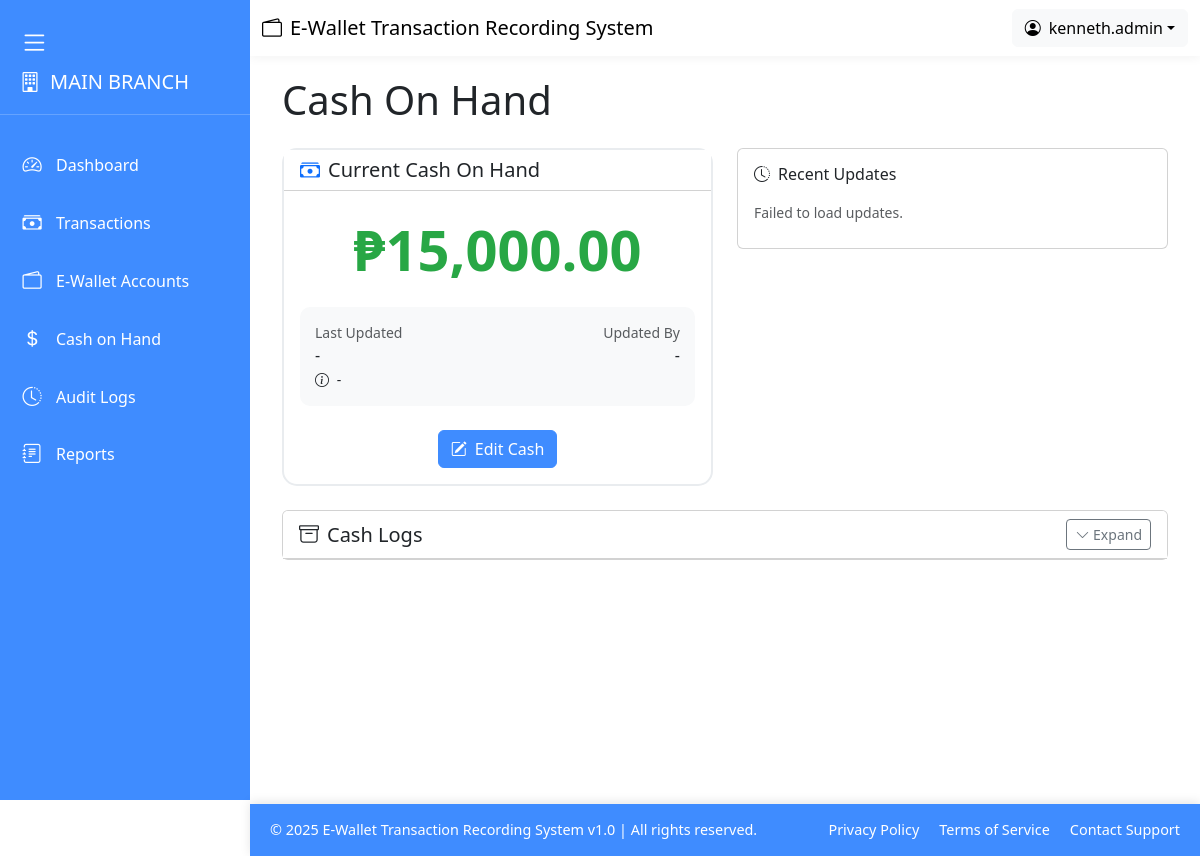
/public/cash_on_hand.php (signed in), run on an earlier commit of the app's database.
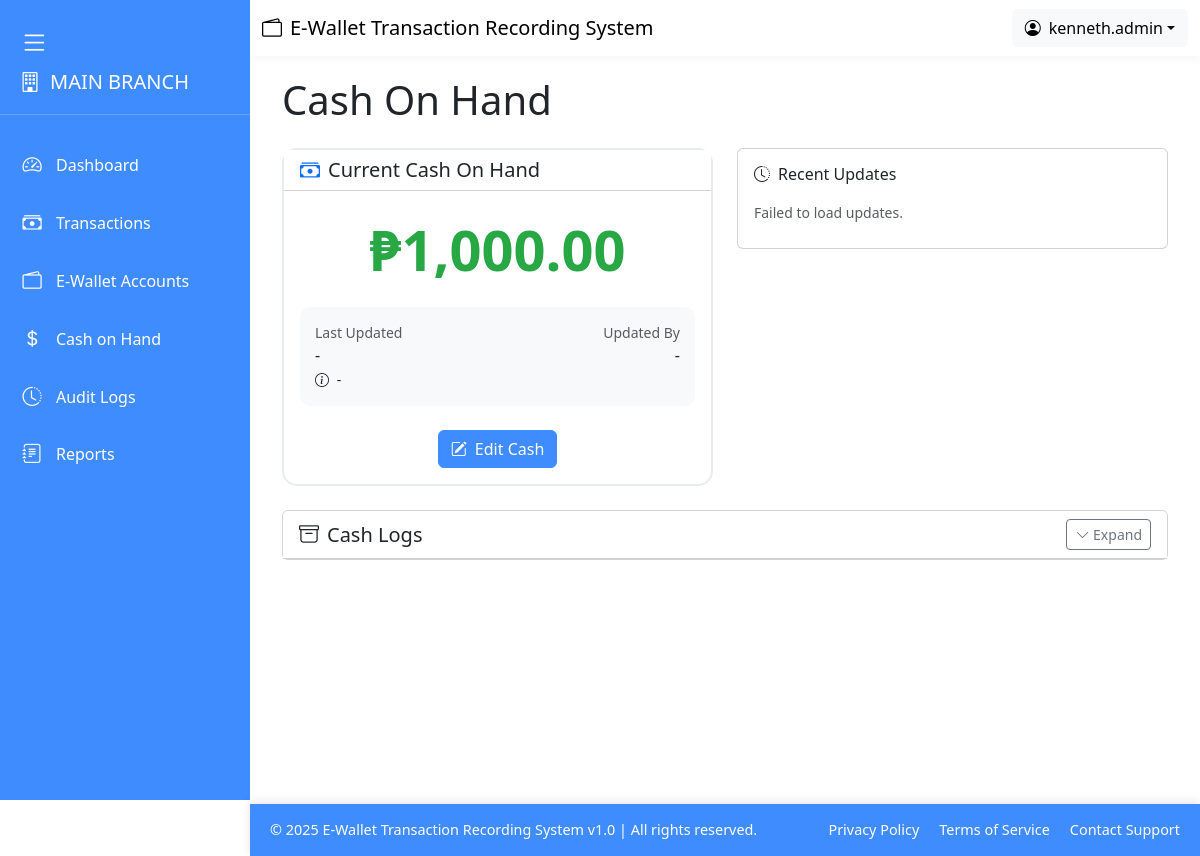
And on a later commit of the database.
### tables this page shows
CREATE TABLE `branches` (
  `id` int(10) UNSIGNED NOT NULL,
  `branch_name` varchar(255) NOT NULL,
  `address` varchar(500) DEFAULT NULL,
  `current_coh` decimal(15,2) NOT NULL DEFAULT 0.00,
  `status` tinyint(1) NOT NULL DEFAULT 1,
  `created_at` datetime NOT NULL DEFAULT current_timestamp(),
  `updated_at` datetime NOT NULL DEFAULT current_timestamp() ON UPDATE current_timestamp()
);

### config/helpers.php (called while the page is built, shortened)
<?php
require 'db.php';
function currentBranchId()
{
    return $_SESSION['branch_id'] ?? null;
}
function currentRole()
{
    return $_SESSION['role'] ?? null;
}
function currentBranchName()
{
    $branchId = currentBranchId();
    global $con;
    $stmt = $con->prepare("SELECT branch_name FROM branches WHERE id = ? LIMIT 1");
    $stmt->bind_param("i", $branchId);
    $stmt->execute();
    $result = $stmt->get_result();
    if ($result && $row = $result->fetch_assoc()) {
        return $row['branch_name'];
    }
    return "Unknown Branch";
}
function fetchCurrentBranchCoh($branchId) {
    global $con;
    $stmt = $con->prepare("SELECT current_coh FROM branches WHERE id = ? LIMIT 1");
    $stmt->bind_param("i", $branchId);
    $stmt->execute();
    $result = $stmt->get_result();
    if ($result && $row = $result->fetch_assoc()) {
        return $row['current_coh'];
    }
    return 0;
}

### public/cash_on_hand.php (the view, shortened to what this page needs)
<!DOCTYPE html>
<html lang="en">
<?php include '../views/head.php'; ?>
<body>
    <?php include '../views/sidebar.php'; ?>
    <?php include '../views/header.php'; ?>
    <div class="content" id="mainContent">
        <div class="container-fluid">
            <h1 class="mb-4">Cash On Hand</h1>
            <div class="row">
                <div class="col-lg-8 col-xl-6">
                    <div class="card cash-card">
                        <div class="card-header bg-white">
                            <h5 class="card-title mb-0 d-flex align-items-center">
                                <i class="bi bi-cash-stack me-2 text-primary"></i>
                                Current Cash On Hand
                            </h5>
                        </div>
                        <div class="card-body text-center">
                            <div class="cash-amount mb-3" id="currentCashAmount">
                                <?php
                                echo '₱' . number_format(fetchCurrentBranchCoh($_SESSION['branch_id']), 2);
                                ?>
                            </div>
                            <div class="cash-info mb-4">
                                <div class="row">
                                    <div class="col-6 text-start">
                                        <small class="text-muted d-block">Last Updated</small>
                                        <div class="fw-medium" id="lastUpdatedDate">-</div>
                                        <small>
                                            <i class="bi bi-info-circle me-1"></i>
                                            <span id="lastUpdatedTime">-</span>
                                        </small>
                                    </div>
                                    <div class="col-6 text-end">
                                        <small class="text-muted d-block">Updated By</small>
                                        <div class="fw-medium" id="updatedBy">-</div>
                                    </div>
                                </div>
                            </div>
                            <button class="btn btn-primary edit-btn" id="editCashBtn">
                                <i class="bi bi-pencil-square me-1"></i> Edit Cash
                            </button>
                        </div>
                    </div>
                </div>
                <div class="col-lg-4 col-xl-6 mt-4 mt-lg-0">
                    <div class="row">
                        <div class="col-12">
                            <div class="card">
                                <div class="card-body">
                                    <h6 class="card-title">
                                        <i class="bi bi-clock-history me-2"></i>Recent Updates
                                    </h6>
                                    <div class="list-group list-group-flush" id="updateHistory">
                                    </div>
                                </div>
                            </div>
                        </div>
                    </div>
                </div>
            </div>
            <div class="row mt-4">
                <div class="col-12">
                    <div class="card">
                        <div class="card-header bg-white d-flex justify-content-between align-items-center">
                            <h5 class="card-title mb-0">
                                <i class="bi bi-archive me-2"></i>Cash Logs
                            </h5>
                            <button class="btn btn-sm btn-outline-secondary" id="toggleHistory">
                                <i class="bi bi-chevron-down"></i> Expand
                            </button>
                        </div>
                    </div>
                </div>
            </div>
        </div>
    </div>
    <?php include '../views/footer.php'; ?>
</body>
</html>

### views/head.php (shortened to what this page needs)
<head>
    <link rel="stylesheet" href="../assets/css/bootstrap.min.css">
    <link rel="stylesheet" href="../assets/css/bootstrap-icons.css">
    <link rel="stylesheet" href="../assets/css/dataTables.bootstrap5.min.css">
    <link rel="stylesheet" href="../assets/css/style.css">
</head>

### views/sidebar.php (shortened to what this page needs)
<?php
require '../config/helpers.php';
?>
<div class="sidebar position-fixed" id="sidebar">
    <button class="hamburger-btn" id="hamburgerBtn">
        <i class="bi bi-list"></i>
    </button>
    <h5 class="text-center mb-4">
        <i class="bi bi-building"></i> <span>
            <?php
            if ($_SESSION['role'] === 'super_admin') {
                echo "SUPER ADMIN PANEL";
            } else {
                echo htmlspecialchars(currentBranchName());
            }
            ?>
        </span>
    </h5>
    <a href="dashboard" class="menu-item active">
        <i class="bi bi-speedometer2"></i> <span class="menu-text">Dashboard</span>
    </a>
    <a href="transactions" class="menu-item">
        <i class="bi bi-cash-stack"></i> <span class="menu-text">Transactions</span>
    </a>
    <a href="e-wallets" class="menu-item">
        <i class="bi bi-wallet2"></i> <span class="menu-text">E-Wallet Accounts</span>
    </a>
    <?php if (currentRole() !== 'super_admin'): ?>
        <a href="cash_on_hand" class="menu-item">
            <i class="bi bi-currency-dollar"></i> <span class="menu-text">Cash on Hand</span>
        </a>
    <?php endif; ?>
    <a href="audit_logs" class="menu-item">
        <i class="bi bi-clock-history"></i> <span class="menu-text">Audit Logs</span>
    </a>
    <a href="reports" class="menu-item">
        <i class="bi bi-journal-text"></i> <span class="menu-text">Reports</span>
    </a>
</div>

### views/header.php (shortened to what this page needs)
<nav class="navbar" id="navbar">
    <div class="container-fluid">
        <span class="navbar-brand">
            <i class="bi bi-wallet2 me-2"></i>E-Wallet Transaction Recording System
        </span>
        <div class="dropdown">
            <button class="btn btn-light dropdown-toggle d-flex align-items-center" type="button" id="userMenu"
                data-bs-toggle="dropdown" aria-expanded="false">
                <i class="bi bi-person-circle me-2"></i>
                <span>
                    <?php echo htmlspecialchars($_SESSION['name'] ?? 'User'); ?>
                </span>
            </button>
        </div>
    </div>
</nav>

### views/footer.php (shortened to what this page needs)
<footer class="footer" id="footer">
    <div class="footer-content">
        <div class="footer-copyright">
            © 2025 E-Wallet Transaction Recording System v1.0 | All rights reserved.
        </div>
        <div class="footer-links">
            <a href="#">Privacy Policy</a>
            <a href="#">Terms of Service</a>
            <a href="#">Contact Support</a>
        </div>
    </div>
</footer>

### assets/css/style.css (style rules this page uses)
body { background: white; transition: margin-left 0.3s ease; }
.btn-primary { background-color: #3f8cff; border-color: #3f8cff; }
.sidebar { width: 250px; background: #3f8cff; min-height: 100vh; padding-top: 20px; color: white; transition: all 0.3s ease; overflow-x: hidden; position: fixed; left: 0; top: 0; z-index: 1000; }
.sidebar a { color: white; text-decoration: none; transition: all 0.3s ease; }
.sidebar .menu-item { padding: 12px 20px; display: flex; align-items: center; border-radius: 6px; margin-bottom: 5px; white-space: nowrap; }
.sidebar .menu-item i { font-size: 1.2rem; margin-right: 12px; min-width: 24px; text-align: center; }
.sidebar .menu-text { transition: opacity 0.3s ease; opacity: 1; }
.sidebar h5 { display: flex; align-items: center; justify-content: flex-start; padding: 0 20px 20px 20px; margin-bottom: 20px; border-bottom: 1px solid rgba(255, 255, 255, 0.2); margin-top: 50px; transition: all 0.3s ease; }
.sidebar h5 span { margin-left: 10px; transition: all 0.3s ease; }
.hamburger-btn { position: absolute; top: 15px; left: 15px; background: transparent; border: none; color: white; font-size: 1.8rem; cursor: pointer; padding: 5px; z-index: 1001; transition: all 0.3s ease; }
.content { margin-left: 250px; padding: 20px; transition: margin-left 0.3s ease; min-height: 100vh; }
.navbar { background: white; box-shadow: 0 2px 10px rgba(0, 0, 0, 0.05); position: sticky; top: 0; z-index: 999; margin-left: 250px; transition: margin-left 0.3s ease; }
.footer { background: #3f8cff; color: white; padding: 15px 0; text-align: center; position: fixed; bottom: 0; left: 250px; width: calc(100% - 250px); z-index: 1000; box-shadow: 0 -2px 10px rgba(0, 0, 0, 0.1); transition: all 0.3s ease; }
.footer-content { display: flex; justify-content: space-between; align-items: center; padding: 0 20px; font-size: 0.9rem; }
.footer-links { display: flex; gap: 20px; }
.footer-links a { color: white; text-decoration: none; transition: opacity 0.2s; }
.cash-card { border: 2px solid #e9ecef; border-radius: 15px; transition: all 0.3s ease; }
.cash-amount { font-size: 3.5rem; font-weight: 700; color: #28a745; }
.cash-info { background-color: #f8f9fa; border-radius: 10px; padding: 15px; }
.edit-btn { min-width: 100px; }

What changed in the data, as far as the page shows it:
changed branches "MAIN BRANCH": current_coh "15,000.00" → "1,000.00"
